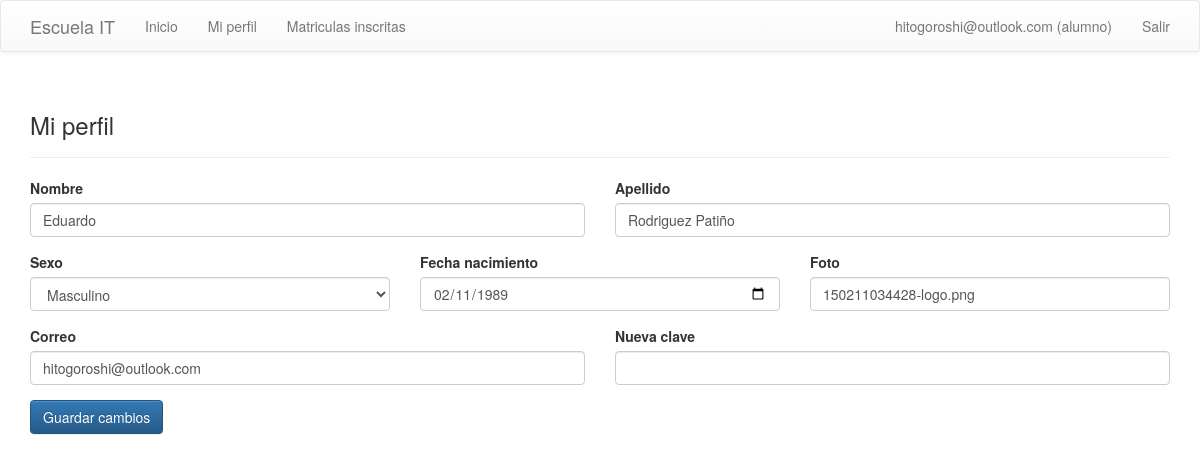
Screenshot of /index.php?controller=profile&action=index (signed in) with the database file from the repository.
### tables this page shows
CREATE TABLE alumnos (
    id INT AUTO_INCREMENT PRIMARY KEY,
    nombre VARCHAR(50) NOT NULL,
    apellido VARCHAR(50) NOT NULL,
    sexo TINYINT NOT NULL,
    fecha_nacimiento DATE DEFAULT NULL,
    fecha_registro DATE DEFAULT NULL,
    foto VARCHAR(50) NOT NULL,
    correo VARCHAR(50) NOT NULL
);

### controllers/BaseCrudController.php (called while the page is built, shortened)
<?php
class BaseCrudController
{
    protected function view($template, $data = array())
    {
        extract($data);
        require BASE_PATH . '/views/layout/header.php';
        require BASE_PATH . '/views/' . $template . '.php';
        require BASE_PATH . '/views/layout/footer.php';
    }
    protected function currentUser()
    {
        return isset($_SESSION['user']) ? $_SESSION['user'] : null;
    }
}

### controllers/ProfileController.php (called while the page is built, shortened)
<?php
require_once BASE_PATH . '/controllers/BaseCrudController.php';
require_once BASE_PATH . '/models/AlumnoModel.php';
class ProfileController extends BaseCrudController
{
    public function index()
    {
        $user = $this->currentUser();
        $profile = array(
            'nombre' => '',
            'apellido' => '',
            'sexo' => '1',
            'fecha_nacimiento' => '',
            'foto' => '',
            'correo' => isset($user['correo']) ? $user['correo'] : '',
            'password' => '',
        );
        if (!empty($user['alumno_id'])) {
            $profile = array_merge($profile, (new AlumnoModel())->find((int) $user['alumno_id']) ?: array());
        } elseif (!empty($user['docente_id'])) {
            $profile = array_merge($profile, (new DocenteModel())->find((int) $user['docente_id']) ?: array());
        }
        $this->view('profile/index', array('profile' => $profile));
    }
}

### index.php (called while the page is built, shortened)
<?php
$action = isset($_GET['action']) ? $_GET['action'] : (isset($_SESSION['user']) ? 'index' : 'login');
$controller = new $controllerMap[$controllerName]();
$controller->$action();

### models/BaseModel.php (called while the page is built, shortened)
<?php
require_once BASE_PATH . '/config/database.php';
class BaseModel
{
    public function __construct()
    {
        $this->pdo = Database::connect();
    }
}

### config/database.php (called while the page is built)
<?php
class Database
{
    public static function connect()
    {
        $host = getenv('DB_HOST') ? getenv('DB_HOST') : 'localhost';
        $dbname = getenv('DB_NAME') ? getenv('DB_NAME') : 'name_db';
        $user = getenv('DB_USER') ? getenv('DB_USER') : 'user_db';
        $pass = getenv('DB_PASS') ? getenv('DB_PASS') : 'user_pass';
        $charset = getenv('DB_CHARSET') ? getenv('DB_CHARSET') : 'utf8';
        $dsn = 'mysql:host=' . $host . ';dbname=' . $dbname . ';charset=' . $charset;
        return new PDO($dsn, $user, $pass, array(
            PDO::ATTR_ERRMODE => PDO::ERRMODE_EXCEPTION,
            PDO::ATTR_DEFAULT_FETCH_MODE => PDO::FETCH_ASSOC,
            PDO::ATTR_EMULATE_PREPARES => false,
        ));
    }
}

### models/AlumnoModel.php (called while the page is built, shortened)
<?php
require_once BASE_PATH . '/models/BaseModel.php';
class AlumnoModel extends BaseModel
{
    public function find($id)
    {
        $stmt = $this->pdo->prepare('SELECT * FROM alumnos WHERE id = ?');
        $stmt->execute(array($id));
        return $stmt->fetch();
    }
}

### views/profile/index.php (the view, shortened to what this page needs)
<div class="page-header"><h3>Mi perfil</h3></div>
<form method="post" action="index.php?controller=profile&action=save">
    <div class="row">
        <div class="col-sm-6 form-group"><label>Nombre</label><input class="form-control" name="nombre" value="<?php echo htmlspecialchars(isset($profile['nombre']) ? $profile['nombre'] : ''); ?>"></div>
        <div class="col-sm-6 form-group"><label>Apellido</label><input class="form-control" name="apellido" value="<?php echo htmlspecialchars(isset($profile['apellido']) ? $profile['apellido'] : ''); ?>"></div>
        <div class="col-sm-4 form-group"><label>Sexo</label><select class="form-control" name="sexo"><option value="1" <?php echo ((string)($profile['sexo'] ?? '1') === '1') ? 'selected' : ''; ?>>Masculino</option></select></div>
        <div class="col-sm-4 form-group"><label>Fecha nacimiento</label><input type="date" class="form-control" name="fecha_nacimiento" value="<?php echo htmlspecialchars($profile['fecha_nacimiento'] ?? ''); ?>"></div>
        <div class="col-sm-4 form-group"><label>Foto</label><input class="form-control" name="foto" value="<?php echo htmlspecialchars($profile['foto'] ?? ''); ?>"></div>
        <div class="col-sm-6 form-group"><label>Correo</label><input type="email" class="form-control" name="correo" value="<?php echo htmlspecialchars($profile['correo'] ?? ''); ?>"></div>
        <div class="col-sm-6 form-group"><label>Nueva clave</label><input type="password" class="form-control" name="password" value=""></div>
    </div>
    <button class="btn btn-primary">Guardar cambios</button>
</form>

### views/layout/header.php (shortened to what this page needs)
<?php
$user = isset($_SESSION['user']) ? $_SESSION['user'] : null;
$userRole = $user && isset($user['rol']) ? strtolower($user['rol']) : '';
$isProfesor = in_array($userRole, array('maestro', 'profesor'), true);
$roleLabel = $isProfesor ? 'profesor' : $userRole;
$localAssetsBase = rtrim(BASE_URL, '/\\') . '/../escuela_it/assets';
?>
<!DOCTYPE html>
<html lang="es">
<head>
    <link rel="stylesheet" href="<?php echo htmlspecialchars($localAssetsBase . '/css/bootstrap.min.css'); ?>" onerror="this.onerror=null;this.href='https://maxcdn.bootstrapcdn.com/bootstrap/3.3.7/css/bootstrap.min.css';">
    <link rel="stylesheet" href="<?php echo htmlspecialchars($localAssetsBase . '/css/bootstrap-theme.min.css'); ?>" onerror="this.onerror=null;this.href='https://maxcdn.bootstrapcdn.com/bootstrap/3.3.7/css/bootstrap-theme.min.css';">
</head>
<body>
<nav class="navbar navbar-default">
    <div class="container">
        <div class="navbar-header">
            <a class="navbar-brand" href="index.php?controller=home&action=index">Escuela IT</a>
        </div>
        <?php if ($user): ?>
            <ul class="nav navbar-nav">
                <li><a href="index.php?controller=home&action=index">Inicio</a></li>
                <li><a href="index.php?controller=profile&action=index">Mi perfil</a></li>
                <?php if ($userRole === 'alumno'): ?>
                    <li><a href="index.php?controller=matriculas&action=index">Matriculas inscritas</a></li>
                <?php endif; ?>
            </ul>
            <ul class="nav navbar-nav navbar-right">
                <li><a href="#"><?php echo htmlspecialchars($user['correo']); ?> (<?php echo htmlspecialchars($roleLabel); ?>)</a></li>
                <li><a href="index.php?controller=auth&action=logout">Salir</a></li>
            </ul>
        <?php endif; ?>
    </div>
</nav>
<div class="container">

### rows the page displays
alumnos: correo "hitogoroshi@outlook.com", nombre "Eduardo", apellido "Rodriguez Patiño", sexo "Masculino", fecha_nacimiento "02/11/1989", foto "150211034428-logo.png"

### other values shown
$roleLabel "alumno"
